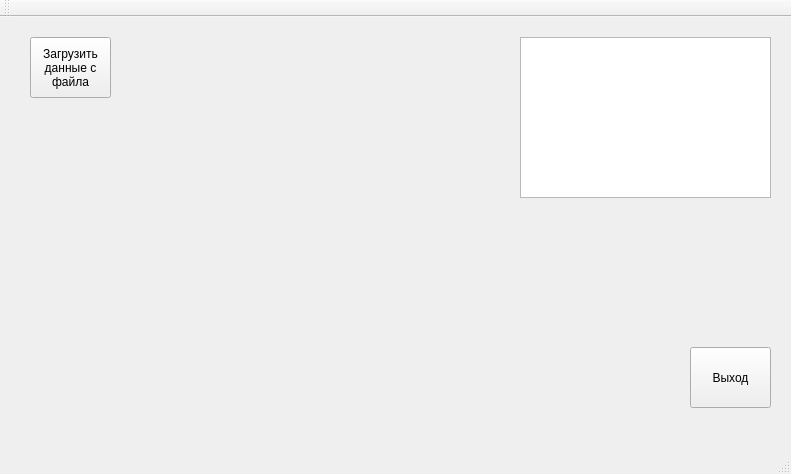
<?xml version="1.0" encoding="UTF-8"?>
<ui version="4.0">
 <class>MainWindow</class>
 <widget class="QMainWindow" name="MainWindow">
  <property name="geometry">
   <rect>
    <x>0</x>
    <y>0</y>
    <width>791</width>
    <height>474</height>
   </rect>
  </property>
  <property name="windowTitle">
   <string>MainWindow</string>
  </property>
  <widget class="QWidget" name="centralWidget">
   <widget class="QListView" name="listView">
    <property name="geometry">
     <rect>
      <x>520</x>
      <y>20</y>
      <width>251</width>
      <height>161</height>
     </rect>
    </property>
   </widget>
   <widget class="QPushButton" name="pushButton">
    <property name="geometry">
     <rect>
      <x>30</x>
      <y>20</y>
      <width>81</width>
      <height>61</height>
     </rect>
    </property>
    <property name="text">
     <string>Загрузить
данные с
файла</string>
    </property>
   </widget>
   <widget class="QPushButton" name="ExitButton">
    <property name="geometry">
     <rect>
      <x>690</x>
      <y>330</y>
      <width>81</width>
      <height>61</height>
     </rect>
    </property>
    <property name="text">
     <string>Выход</string>
    </property>
   </widget>
  </widget>
  <widget class="QMenuBar" name="menuBar">
   <property name="geometry">
    <rect>
     <x>0</x>
     <y>0</y>
     <width>791</width>
     <height>26</height>
    </rect>
   </property>
  </widget>
  <widget class="QToolBar" name="mainToolBar">
   <attribute name="toolBarArea">
    <enum>TopToolBarArea</enum>
   </attribute>
   <attribute name="toolBarBreak">
    <bool>false</bool>
   </attribute>
  </widget>
  <widget class="QStatusBar" name="statusBar"/>
 </widget>
 <layoutdefault spacing="6" margin="11"/>
 <resources/>
 <connections/>
</ui>
